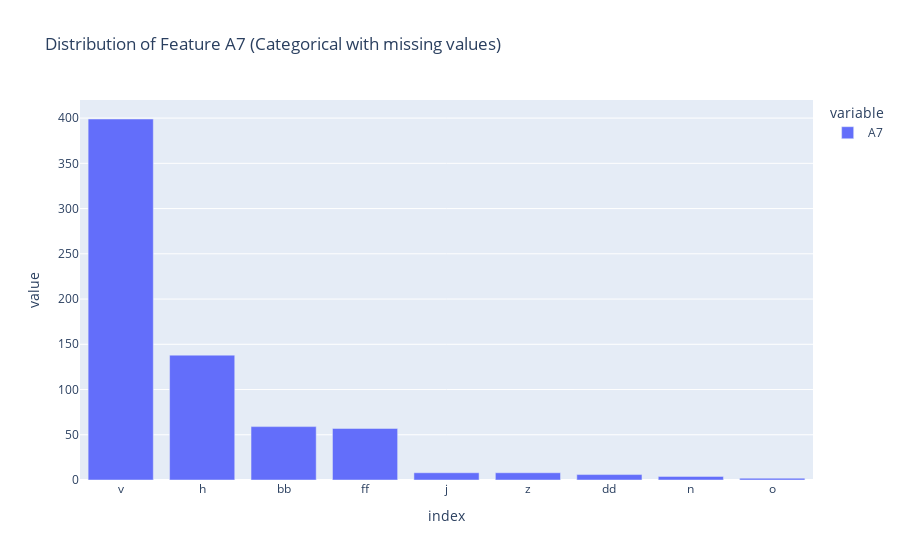

The cell this chart's notebook holds for it:
### Code cell
# Assuming 'A7' is a categorical feature with missing values
fig = px.bar(X['A7'].value_counts().dropna(), title='Distribution of Feature A7 (Categorical with missing values)')
fig.show()

### Figure 1 — Plotly figure (JSON) as saved in the notebook; plotly's stock layout.template omitted (floating-point values rounded to 4 significant figures)
{"data": [{"alignmentgroup": "True", "hovertemplate": "variable=A7<br>index=%{x}<br>value=%{y}<extra></extra>", "legendgroup": "A7", "marker": {"color": "#636efa", "pattern": {"shape": ""}}, "name": "A7", "offsetgroup": "A7", "orientation": "v", "showlegend": true, "textposition": "auto", "type": "bar", "x": ["v", "h", "bb", "ff", "j", "z", "dd", "n", "o"], "xaxis": "x", "y": [399, 138, 59, 57, 8, 8, 6, 4, 2], "yaxis": "y"}], "layout": {"barmode": "relative", "legend": {"title": {"text": "variable"}, "tracegroupgap": 0}, "title": {"text": "Distribution of Feature A7 (Categorical with missing values)"}, "xaxis": {"anchor": "y", "domain": [0, 1], "title": {"text": "index"}}, "yaxis": {"anchor": "x", "domain": [0, 1], "title": {"text": "value"}}}}
